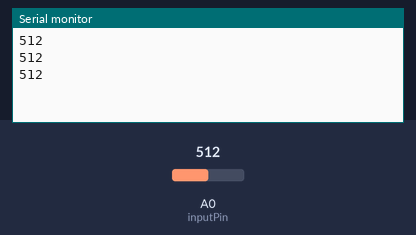
A sketch run on a simulated Arduino Uno, built with avr-gcc and run on an emulated ATmega328P. On the bench: the last lines printed to the serial monitor. The inputs (shaded band) are chosen by the test bench; at power-on: A0 (inputPin) = 512.

Above: at 1.3 s.
1.4 s: A0 (inputPin) set to 716
At 1.9 s:
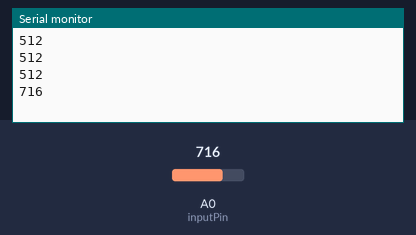
2.9 s: A0 (inputPin) set to 900
At 3.4 s:
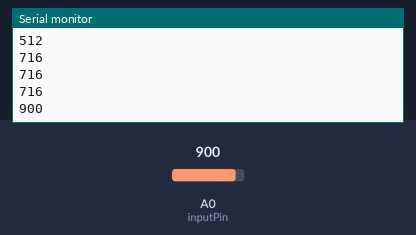
Timing chart, 0 to 5.9 s (numbered marks = the images above; inputs shaded):
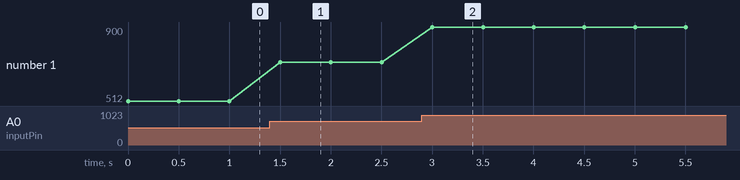

The sketch:

light_intensity_sensor.ino
```cpp
int inputPin = 0;
int sensorValue;

void setup() {
  // put your setup code here, to run once:
  //pinMode(inputPin, INPUT);
  Serial.begin(9600);
}

void loop() {
  // put your main code here, to run repeatedly:
  sensorValue = analogRead(inputPin);
  Serial.println(sensorValue);
  delay(500);
}
```

Measured:
- after the input at 1.4 s, the serial monitor: prints a new line after 0.10 s (image 1)
- after the input at 2.9 s, the serial monitor: prints a new line after 0.10 s (image 2)
- plotted number 1: 512 → 716 after the input at 1.4 s, 716 → 900 after the input at 2.9 s
